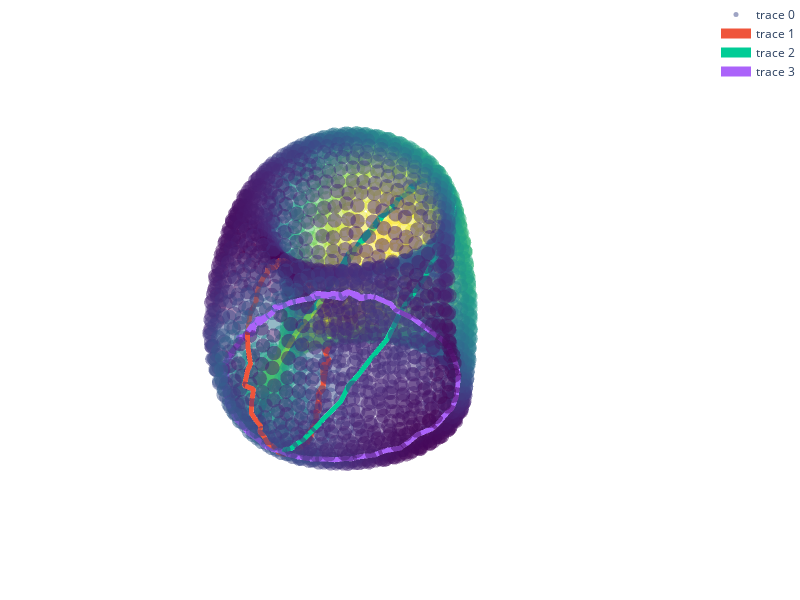

Notebook code cell kept with this figure:
### Code cell
import plotly.graph_objects as go

# Create the 3D scatter plot
fig = go.Figure(data=[go.Scatter3d(x=low_dim_activities[:, 0], y=low_dim_activities[:, 1], z=low_dim_activities[:, 2], 
                                   mode='markers', 
                                   marker=dict(size=5, color=activities[:, 0], colorscale='Viridis', opacity=0.5))])

# Add trajectories
fig.add_trace(go.Scatter3d(x=low_dim_trajectory[:, 0], y=low_dim_trajectory[:, 1], z=low_dim_trajectory[:, 2], mode='lines', line=dict(width=10)))
fig.add_trace(go.Scatter3d(x=low_dim_trajectory2[:, 0], y=low_dim_trajectory2[:, 1], z=low_dim_trajectory2[:, 2], mode='lines', line=dict(width=10)))
fig.add_trace(go.Scatter3d(x=low_dim_trajectory3[:, 0], y=low_dim_trajectory3[:, 1], z=low_dim_trajectory3[:, 2], mode='lines', line=dict(width=10)))

# Update layout to remove axis and set figure size
fig.update_layout(
    scene=dict(
        xaxis=dict(visible=False),
        yaxis=dict(visible=False),
        zaxis=dict(visible=False)
    ),
    width=800,  # Set the figure width
    height=600,  # Set the figure height
    margin=dict(l=0, r=0, t=0, b=0)  # Remove whitespace around the plot
)

fig.show()
